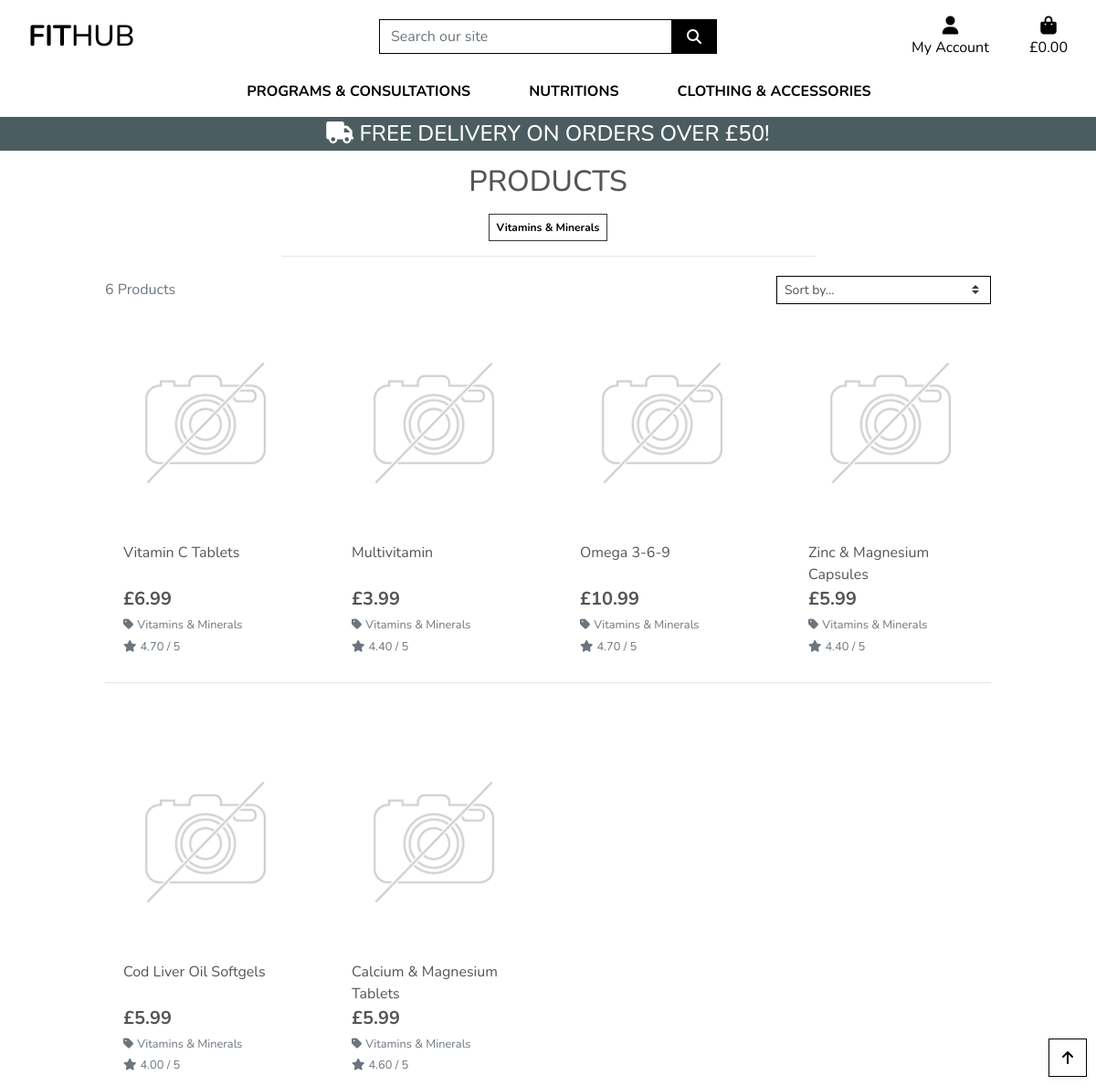
The app's page /products/?category=vitamins_minerals with its own data.
### products/models.py (models this page shows, shortened)
class Category(models.Model):
    class Meta:
        verbose_name_plural = 'Categories'
    name = models.CharField(max_length=254)
    friendly_name = models.CharField(max_length=254, null=True, blank=True)

class Product(models.Model):
    category = models.ForeignKey('Category', null=True, blank=True, on_delete=models.SET_NULL)
    sku = models.CharField(max_length=254, null=True, blank=True)
    name = models.CharField(max_length=254)
    description = models.TextField()
    has_sizes = models.BooleanField(default=False, null=True, blank=True)
    price = models.DecimalField(max_digits=6, decimal_places=2)
    rating = models.DecimalField(max_digits=6, decimal_places=2, null=True, blank=True)
    image_url = models.URLField(max_length=1024, null=True, blank=True)
    image = models.ImageField(null=True, blank=True)

### products/views.py (the view, shortened to what this page needs)
# urls.py: path('', views.all_products, name='products'),
def all_products(request):
    products = Product.objects.all()
    query = None
    categories = None
    sort = None
    direction = None
    if request.GET:
        if 'category' in request.GET:
            categories = request.GET['category'].split(',')
            products = products.filter(category__name__in=categories)
            categories = Category.objects.filter(name__in=categories)
    current_sorting = f'{sort}_{direction}'
    context = {
        'products': products,
        'search_term': query,
        'current_categories': categories,
        'current_sorting': current_sorting,
    }
    return render(request, 'products/products.html', context)

### bag/contexts.py (called while the page is built, shortened)
def bag_contents(request):
    bag_items = []
    total = 0
    product_count = 0
    bag = request.session.get('bag', {})
    if total < settings.FREE_DELIVERY_THRESHOLD:
        delivery = total * Decimal(settings.STANDARD_DELIVERY_PERCENTAGE / 100)
        free_delivery_delta = settings.FREE_DELIVERY_THRESHOLD - total
    else:
        delivery = 0
        free_delivery_delta = 0
    grand_total = delivery + total
    context = {
        'bag_items': bag_items,
        'total': total,
        'product_count': product_count,
        'delivery': delivery,
        'free_delivery_delta': free_delivery_delta,
        'free_delivery_threshold': settings.FREE_DELIVERY_THRESHOLD,
        'grand_total': grand_total,
    }
    return context

### products/templates/products/products.html (shortened to what this page needs)
{% extends "base.html" %}
{% load static %}
{% block page_header %}
    <div class="container header-container">
    </div>
{% endblock %}
{% block content %}
    <div class="overlay"></div>
    <div class="container-fluid">
        <div class="row">
            <div class="col text-center mt-3">
                <h2 class="logo-font">Products</h2>
                {% for c in current_categories %}
                    <a class="category-badge text-decoration-none" href="{% url 'products' %}?category={{ c.name }}">
                        <span class="p-2 mt-2 badge badge-white text-black rounded-0 border border-dark">{{ c.friendly_name }}</span>
                    </a>
                {% endfor %}
                <hr class="w-50 mb-1">
            </div>
        </div>
        <div class="row">
            <div class="product-container col-10 offset-1">
                <div class="row mt-1 mb-2">
                    <div class="col-12 col-md-6 my-auto order-md-last d-flex justify-content-center justify-content-md-end">
                        <div class="sort-select-wrapper w-50">
                            <select id="sort-selector" class="custom-select custom-select-sm rounded-0 border border-{% if current_sorting != 'None_None' %}info{% else %}black{% endif %}">
                                <option value="reset" {% if current_sorting == 'None_None' %}selected{% endif %}>Sort by...</option>
                            </select>
                        </div>
                    </div>
                    <div class="col-12 col-md-6 order-md-first">
                        <p class="text-muted mt-3 text-center text-md-left">
                            {{ products|length }} Products{% if search_term %} found for <strong>"{{ search_term }}"</strong>{% endif %}
                        </p>
                    </div>
                </div>
                <div class="row">
                    {% for product in products %}
                        <div class="col-sm-6 col-md-6 col-lg-4 col-xl-3">
                            <div class="card h-100 border-0">
                                {% if product.image %}
                                <a href="{% url 'product_detail' product.id %}">
                                    <img class="card-img-top img-fluid" src="{{ product.image.url }}" alt="{{ product.name }}">
                                </a>
                                {% else %}
                                <a href="{% url 'product_detail' product.id %}">
                                    <img class="card-img-top img-fluid" src="{{ MEDIA_URL }}noimage.png" alt="{{ product.name }}">
                                </a>
                                {% endif %}
                                <div class="card-body pb-0">
                                    <p class="mb-0">{{ product.name }}</p>
                                </div>
                                <div class="card-footer bg-white pt-0 border-0 text-left">
                                    <div class="row">
                                        <div class="col">
                                            <p class="lead mb-0 text-left font-weight-bold">£{{ product.price }}</p>
                                            {% if product.category %}
                                            <p class="small mt-1 mb-0">
                                                <a class="text-muted" href="{% url 'products' %}?category={{ product.category.name }}">
                                                    <i class="fas fa-tag mr-1"></i>{{ product.category.friendly_name }}
                                                </a>
                                            </p>
                                            {% endif %}
                                            {% if product.rating %}
                                                <small class="text-muted"><i class="fas fa-star mr-1"></i>{{ product.rating }} / 5</small>
                                            {% else %}
                                                <small class="text-muted">No Rating</small>
                                            {% endif %}
                                        </div>
                                    </div>
                                </div>
                            </div>
                        </div>
                        {% if forloop.counter|divisibleby:4 %}
                            <div class="col-12 d-none d-xl-block mb-5">
                                <hr>
                            </div>
                        {% endif %}
                    {% endfor %}
                </div>
            </div>
        </div>
    </div>
    <div class="btt-button shadow-sm rounded-0 border border-black">
        <a class="btt-link d-flex h-100">
            <i class="fas fa-arrow-up text-black mx-auto my-auto"></i>
        </a>
    </div>
{% endblock %}

### static/css/base.css (style rules this page uses)
html { height: 100%; }
body { background: url('/media/home_page_background.jpg') no-repeat center center fixed; background-size: cover; height: calc(100vh - 164px); color: #555; font-family: 'Nunito', sans-serif; }
.logo-font { text-transform: uppercase; }
.text-black { color: #000 !important; }
.border-black { border: 1px solid black !important; }
.overlay { height: 100%; width: 100%; top: 0; left: 0; position: fixed; background: white; z-index: -1; }
.btt-button { height: 42px; width: 42px; position: fixed; bottom: 10px; right: 10px; }
.btt-link, .update-link, .remove-item { cursor: pointer; }
@media (min-width: 1200px) { .container { max-width: 80%; } }
@media (min-width: 992px) { .header-container { padding-top: 164px; } }

### records on screen
Category: friendly_name "Vitamins & Minerals"
Product: image (placeholder picture), name "Vitamin C Tablets", price "6.99", category.friendly_name "Vitamins & Minerals", rating "4.70"
Product: image (placeholder picture), name "Multivitamin", price "3.99", category.friendly_name "Vitamins & Minerals", rating "4.40"
Product: image (placeholder picture), name "Omega 3-6-9", price "10.99", category.friendly_name "Vitamins & Minerals", rating "4.70"
Product: image (placeholder picture), name "Zinc & Magnesium Capsules", price "5.99", category.friendly_name "Vitamins & Minerals", rating "4.40"
Product: image (placeholder picture), name "Cod Liver Oil Softgels", price "5.99", category.friendly_name "Vitamins & Minerals", rating "4.00"
Product: image (placeholder picture), name "Calcium & Magnesium Tablets", price "5.99", category.friendly_name "Vitamins & Minerals", rating "4.60"

### other values on screen
{{ free_delivery_threshold }} "50"
{{ products|length }} "6"
